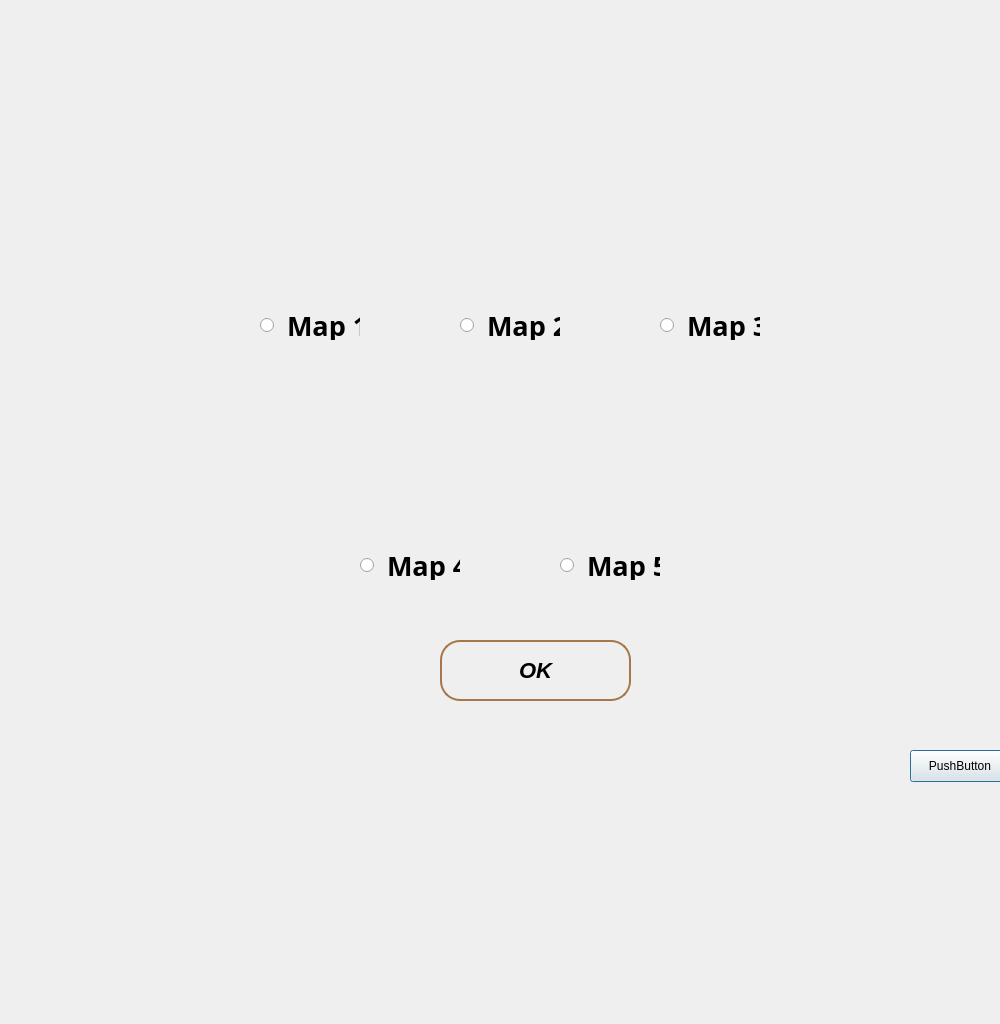
<?xml version="1.0" encoding="UTF-8"?>
<ui version="4.0">
 <class>SelectMap</class>
 <widget class="QDialog" name="SelectMap">
  <property name="geometry">
   <rect>
    <x>0</x>
    <y>0</y>
    <width>1000</width>
    <height>1024</height>
   </rect>
  </property>
  <property name="windowTitle">
   <string>Dialog</string>
  </property>
  <widget class="QLabel" name="background3Label">
   <property name="geometry">
    <rect>
     <x>0</x>
     <y>-50</y>
     <width>2200</width>
     <height>900</height>
    </rect>
   </property>
   <property name="styleSheet">
    <string notr="true">QWidget {
    background-image: url(&quot;:/image/mao.jpg&quot;);
    background-repeat: no-repeat;
    background-position: center;
}</string>
   </property>
   <property name="text">
    <string/>
   </property>
   <property name="pixmap">
    <pixmap resource="images.qrc">:/image/map.jpg</pixmap>
   </property>
  </widget>
  <widget class="QPushButton" name="pushButton_2">
   <property name="geometry">
    <rect>
     <x>910</x>
     <y>750</y>
     <width>100</width>
     <height>32</height>
    </rect>
   </property>
   <property name="text">
    <string>PushButton</string>
   </property>
  </widget>
  <widget class="QRadioButton" name="radioButton1">
   <property name="geometry">
    <rect>
     <x>260</x>
     <y>310</y>
     <width>100</width>
     <height>30</height>
    </rect>
   </property>
   <property name="font">
    <font>
     <family>American Typewriter</family>
     <pointsize>20</pointsize>
     <italic>false</italic>
     <bold>true</bold>
    </font>
   </property>
   <property name="styleSheet">
    <string notr="true">QRadioButton{
color: dark-brown;

}</string>
   </property>
   <property name="text">
    <string> Map 1</string>
   </property>
  </widget>
  <widget class="QRadioButton" name="radioButton2">
   <property name="geometry">
    <rect>
     <x>460</x>
     <y>310</y>
     <width>100</width>
     <height>30</height>
    </rect>
   </property>
   <property name="font">
    <font>
     <family>American Typewriter</family>
     <pointsize>20</pointsize>
     <bold>true</bold>
    </font>
   </property>
   <property name="styleSheet">
    <string notr="true">QRadioButton{
color: dark-brown;

}</string>
   </property>
   <property name="text">
    <string> Map 2</string>
   </property>
  </widget>
  <widget class="QRadioButton" name="radioButton3">
   <property name="geometry">
    <rect>
     <x>660</x>
     <y>310</y>
     <width>100</width>
     <height>30</height>
    </rect>
   </property>
   <property name="font">
    <font>
     <family>American Typewriter</family>
     <pointsize>20</pointsize>
     <bold>true</bold>
    </font>
   </property>
   <property name="styleSheet">
    <string notr="true">QRadioButton{
color: dark-brown;

}</string>
   </property>
   <property name="text">
    <string> Map 3</string>
   </property>
  </widget>
  <widget class="QRadioButton" name="radioButton4">
   <property name="geometry">
    <rect>
     <x>360</x>
     <y>550</y>
     <width>100</width>
     <height>30</height>
    </rect>
   </property>
   <property name="font">
    <font>
     <family>American Typewriter</family>
     <pointsize>20</pointsize>
     <bold>true</bold>
    </font>
   </property>
   <property name="styleSheet">
    <string notr="true">QRadioButton{
color: dark-brown;

}
</string>
   </property>
   <property name="text">
    <string> Map 4</string>
   </property>
  </widget>
  <widget class="QRadioButton" name="radioButton5">
   <property name="geometry">
    <rect>
     <x>560</x>
     <y>550</y>
     <width>100</width>
     <height>30</height>
    </rect>
   </property>
   <property name="font">
    <font>
     <family>American Typewriter</family>
     <pointsize>20</pointsize>
     <bold>true</bold>
    </font>
   </property>
   <property name="styleSheet">
    <string notr="true">QRadioButton{
color: dark-brown;

}</string>
   </property>
   <property name="text">
    <string> Map 5</string>
   </property>
  </widget>
  <widget class="QPushButton" name="okButton">
   <property name="geometry">
    <rect>
     <x>440</x>
     <y>640</y>
     <width>191</width>
     <height>61</height>
    </rect>
   </property>
   <property name="font">
    <font>
     <family>Segoe UI</family>
     <pointsize>-1</pointsize>
     <italic>true</italic>
     <bold>true</bold>
    </font>
   </property>
   <property name="styleSheet">
    <string notr="true">QPushButton {
    color: black;
    font-size: 22px;
    font-weight: bold;
    font-family: &quot;Segoe UI&quot;, &quot;Arial&quot;;
    padding: 12px 30px;

    border-radius: 20px;

    background: qlineargradient(
        x1:0 y1:0, x2:0 y2:1,
        stop:0 #a77749,
        stop:0.4 #d9c89d,
        stop:0.6 #f0e3cf,
        stop:1 #a77749
    );

    border: 2px solid #a77749;
}

QPushButton:hover {
    background: qlineargradient(
        x1:0 y1:0, x2:0 y2:1,
        stop:0 #b98751,
        stop:0.4 #e2d4a8,
        stop:0.6 #f7eddb,
        stop:1 #b98751
    );
}

QPushButton:pressed {
    background: qlineargradient(
        x1:0 y1:0, x2:0 y2:1,
        stop:0 #8c6138,
        stop:0.4 #c8b486,
        stop:0.6 #e3d3ba,
        stop:1 #8c6138
    );
    border: 2px solid #8c6138;
}</string>
   </property>
   <property name="text">
    <string>OK</string>
   </property>
  </widget>
 </widget>
 <resources>
  <include location="images.qrc"/>
 </resources>
 <connections/>
</ui>
